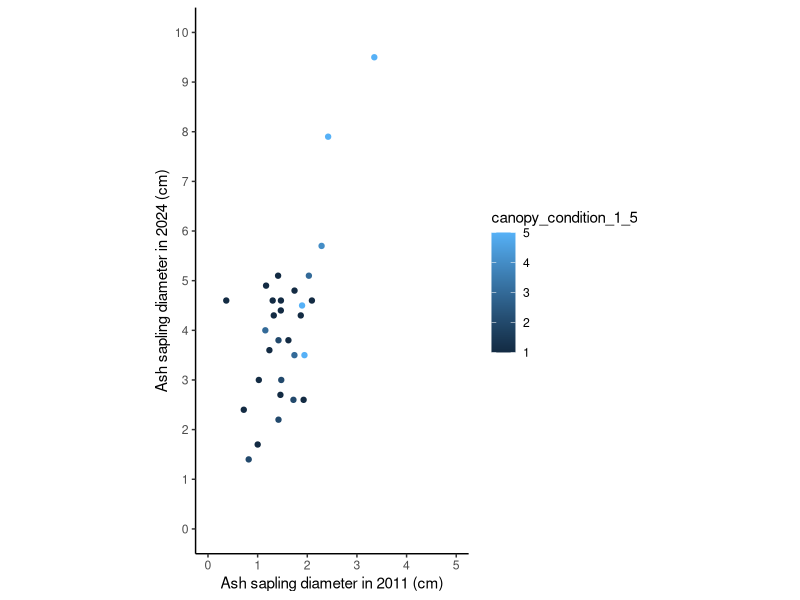
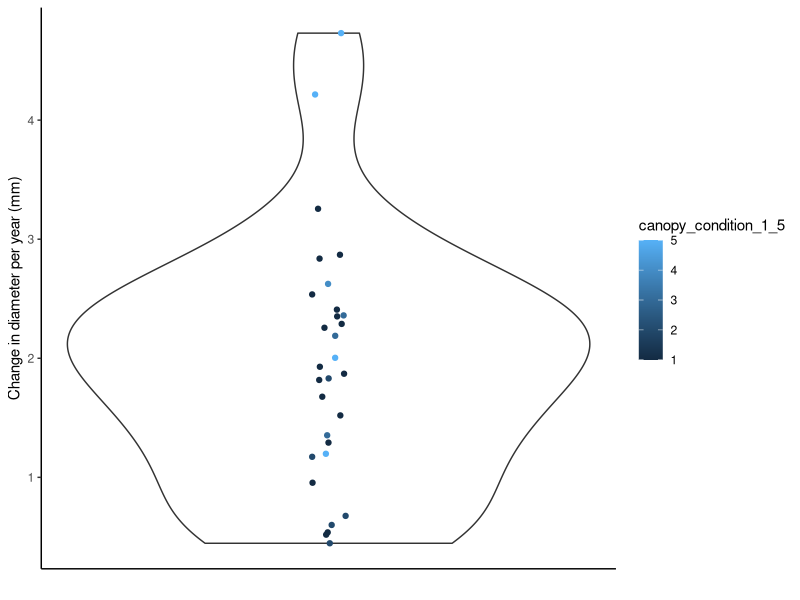

These figures' R source, in order:
# 10/1/2024
# Aaron Tayal
# I'm trying to make a graph of the growth rates of ash saplings

library(ggplot2)
library(dplyr)

tagged_ash <- read.csv("Raw_data/Matching_tagged_ash_to_2011.csv")
which(tagged_ash$diameter_at_breast_height_2011 == ".") # It seems this sapling
# was only barely taller than breast height, and so diameter at breast height
# was not measured. I'll replace it with a NA:
tagged_ash[36, "diameter_at_breast_height_2011"] <- NA
tagged_ash$diameter_at_breast_height_2011 <- as.numeric(tagged_ash$diameter_at_breast_height_2011)

tagged_ash$canopy_condition_1_5 <- as.integer(tagged_ash$canopy_condition_1_5)

# Because I think the diameter was measured in millimeters, I need to divide
# the 2011 number by 10 to get cm:
tagged_ash$diameter_at_breast_height_2011_in_cm <- tagged_ash$diameter_at_breast_height_2011 / 10

# Now graph the relationship between DBH in 2011 and DBH in 2024, 13 years later:
ggplot(data=tagged_ash, mapping=aes(x=diameter_at_breast_height_2011_in_cm,
                                    y=diameter_at_137_cm_in_cm,
                                    color=canopy_condition_1_5)) +
  geom_point()+
  xlab("Ash sapling diameter in 2011 (cm)")+
  ylab("Ash sapling diameter in 2024 (cm)")+
  scale_x_continuous(breaks=seq(0,11, by=1), limits=c(0,5))+
  
  scale_y_continuous(breaks=seq(0,11, by=1), limits=c(0,10))+
  scale_fill_brewer()+
  coord_fixed()+
  theme_classic()

tagged_ash$change_in_diameter <- tagged_ash$diameter_at_137_cm_in_cm - tagged_ash$diameter_at_breast_height_2011_in_cm
tagged_ash$diameter_change_per_year_mm <- tagged_ash$change_in_diameter * 10 / 13

# Now make a graph of the change in diameter per year:
ggplot(data=tagged_ash, aes(x=0, y=diameter_change_per_year_mm, color=canopy_condition_1_5)) +
  geom_violin() +
  geom_jitter(height=0, width=0.03, alpha=1)+
  theme_classic() +
  ylab("Change in diameter per year (mm)") +
  theme(axis.text.x=element_blank(), axis.ticks.x=element_blank()) +
  xlab("")
  




